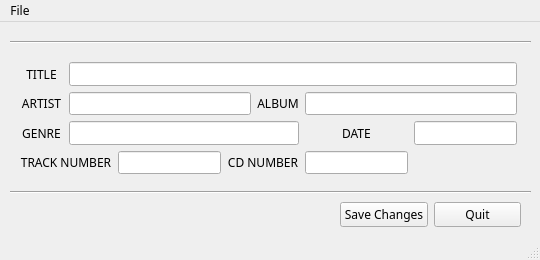
<?xml version="1.0" encoding="UTF-8"?>
<ui version="4.0">
 <class>MainWindow</class>
 <widget class="QMainWindow" name="MainWindow">
  <property name="geometry">
   <rect>
    <x>0</x>
    <y>0</y>
    <width>540</width>
    <height>260</height>
   </rect>
  </property>
  <property name="font">
   <font>
    <family>Barlow</family>
    <pointsize>9</pointsize>
   </font>
  </property>
  <property name="windowTitle">
   <string>MainWindow</string>
  </property>
  <widget class="QWidget" name="centralwidget">
   <widget class="Line" name="horz_line_top">
    <property name="geometry">
     <rect>
      <x>10</x>
      <y>10</y>
      <width>521</width>
      <height>20</height>
     </rect>
    </property>
    <property name="orientation">
     <enum>Qt::Horizontal</enum>
    </property>
   </widget>
   <widget class="Line" name="horz_line_top_2">
    <property name="geometry">
     <rect>
      <x>10</x>
      <y>160</y>
      <width>521</width>
      <height>20</height>
     </rect>
    </property>
    <property name="orientation">
     <enum>Qt::Horizontal</enum>
    </property>
   </widget>
   <widget class="QWidget" name="">
    <property name="geometry">
     <rect>
      <x>20</x>
      <y>40</y>
      <width>497</width>
      <height>112</height>
     </rect>
    </property>
    <layout class="QGridLayout" name="gridLayout_2">
     <item row="0" column="0">
      <widget class="QLabel" name="Title">
       <property name="font">
        <font>
         <family>Barlow</family>
         <pointsize>9</pointsize>
         <weight>50</weight>
         <bold>false</bold>
        </font>
       </property>
       <property name="contextMenuPolicy">
        <enum>Qt::NoContextMenu</enum>
       </property>
       <property name="text">
        <string>TITLE</string>
       </property>
       <property name="alignment">
        <set>Qt::AlignCenter</set>
       </property>
      </widget>
     </item>
     <item row="0" column="1" colspan="6">
      <widget class="QLineEdit" name="title_lineEdit">
       <property name="font">
        <font>
         <family>Barlow</family>
         <pointsize>9</pointsize>
        </font>
       </property>
      </widget>
     </item>
     <item row="1" column="0">
      <widget class="QLabel" name="Artist">
       <property name="font">
        <font>
         <family>Barlow</family>
         <pointsize>9</pointsize>
         <weight>50</weight>
         <bold>false</bold>
        </font>
       </property>
       <property name="text">
        <string>ARTIST</string>
       </property>
       <property name="alignment">
        <set>Qt::AlignCenter</set>
       </property>
      </widget>
     </item>
     <item row="1" column="1" colspan="3">
      <widget class="QLineEdit" name="artist_lineEdit"/>
     </item>
     <item row="1" column="4">
      <widget class="QLabel" name="Album">
       <property name="font">
        <font>
         <family>Barlow</family>
         <pointsize>9</pointsize>
         <weight>50</weight>
         <bold>false</bold>
        </font>
       </property>
       <property name="text">
        <string>ALBUM</string>
       </property>
       <property name="alignment">
        <set>Qt::AlignCenter</set>
       </property>
      </widget>
     </item>
     <item row="1" column="5" colspan="2">
      <widget class="QLineEdit" name="album_lineEdit"/>
     </item>
     <item row="2" column="0">
      <widget class="QLabel" name="Genre">
       <property name="font">
        <font>
         <family>Barlow</family>
         <pointsize>9</pointsize>
         <weight>50</weight>
         <bold>false</bold>
        </font>
       </property>
       <property name="text">
        <string>GENRE</string>
       </property>
       <property name="alignment">
        <set>Qt::AlignCenter</set>
       </property>
      </widget>
     </item>
     <item row="2" column="1" colspan="4">
      <widget class="QLineEdit" name="genre_lineEdit"/>
     </item>
     <item row="2" column="5">
      <widget class="QLabel" name="Date">
       <property name="font">
        <font>
         <family>Barlow</family>
         <pointsize>9</pointsize>
         <weight>50</weight>
         <bold>false</bold>
        </font>
       </property>
       <property name="text">
        <string>DATE</string>
       </property>
       <property name="alignment">
        <set>Qt::AlignCenter</set>
       </property>
      </widget>
     </item>
     <item row="2" column="6">
      <widget class="QLineEdit" name="date_lineEdit"/>
     </item>
     <item row="3" column="0" colspan="2">
      <widget class="QLabel" name="track_lineEdit">
       <property name="font">
        <font>
         <family>Barlow</family>
         <pointsize>9</pointsize>
         <weight>50</weight>
         <bold>false</bold>
        </font>
       </property>
       <property name="text">
        <string>TRACK NUMBER</string>
       </property>
       <property name="alignment">
        <set>Qt::AlignCenter</set>
       </property>
      </widget>
     </item>
     <item row="3" column="2">
      <widget class="QLineEdit" name="track_lineEdit_2">
       <property name="font">
        <font>
         <family>Barlow</family>
         <pointsize>9</pointsize>
        </font>
       </property>
       <property name="cursorPosition">
        <number>0</number>
       </property>
      </widget>
     </item>
     <item row="3" column="3" colspan="2">
      <widget class="QLabel" name="Cd_number">
       <property name="font">
        <font>
         <family>Barlow</family>
         <pointsize>9</pointsize>
         <weight>50</weight>
         <bold>false</bold>
        </font>
       </property>
       <property name="text">
        <string>CD NUMBER</string>
       </property>
       <property name="alignment">
        <set>Qt::AlignCenter</set>
       </property>
      </widget>
     </item>
     <item row="3" column="5">
      <widget class="QLineEdit" name="cd_lineEdit"/>
     </item>
    </layout>
   </widget>
   <widget class="QWidget" name="">
    <property name="geometry">
     <rect>
      <x>340</x>
      <y>180</y>
      <width>181</width>
      <height>25</height>
     </rect>
    </property>
    <layout class="QHBoxLayout" name="horizontalLayout">
     <item>
      <widget class="QPushButton" name="pushButton_2">
       <property name="font">
        <font>
         <family>Barlow</family>
         <pointsize>9</pointsize>
         <weight>50</weight>
         <bold>false</bold>
        </font>
       </property>
       <property name="text">
        <string>Save Changes</string>
       </property>
      </widget>
     </item>
     <item>
      <widget class="QPushButton" name="pushButton">
       <property name="font">
        <font>
         <family>Barlow</family>
         <pointsize>9</pointsize>
         <weight>50</weight>
         <bold>false</bold>
        </font>
       </property>
       <property name="text">
        <string>Quit</string>
       </property>
      </widget>
     </item>
    </layout>
   </widget>
  </widget>
  <widget class="QMenuBar" name="menubar">
   <property name="geometry">
    <rect>
     <x>0</x>
     <y>0</y>
     <width>540</width>
     <height>20</height>
    </rect>
   </property>
   <widget class="QMenu" name="menuFile">
    <property name="title">
     <string>File</string>
    </property>
    <addaction name="actionOpen_mp3_File"/>
    <addaction name="separator"/>
    <addaction name="actionQuit"/>
   </widget>
   <addaction name="menuFile"/>
  </widget>
  <widget class="QStatusBar" name="statusbar"/>
  <action name="actionOpen_mp3_File">
   <property name="text">
    <string>Open .mp3 File</string>
   </property>
  </action>
  <action name="actionQuit">
   <property name="text">
    <string>Quit</string>
   </property>
  </action>
 </widget>
 <resources/>
 <connections/>
</ui>
